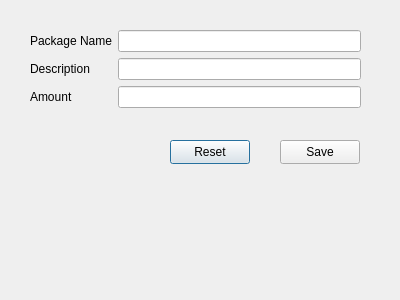
<?xml version="1.0" encoding="UTF-8"?>
<ui version="4.0">
 <class>Addpackage</class>
 <widget class="QDialog" name="Addpackage">
  <property name="windowModality">
   <enum>Qt::WindowModal</enum>
  </property>
  <property name="geometry">
   <rect>
    <x>0</x>
    <y>0</y>
    <width>400</width>
    <height>300</height>
   </rect>
  </property>
  <property name="maximumSize">
   <size>
    <width>400</width>
    <height>300</height>
   </size>
  </property>
  <property name="windowTitle">
   <string>Add Package</string>
  </property>
  <widget class="QWidget" name="formLayoutWidget">
   <property name="geometry">
    <rect>
     <x>30</x>
     <y>30</y>
     <width>331</width>
     <height>94</height>
    </rect>
   </property>
   <layout class="QFormLayout" name="formLayout">
    <item row="0" column="1">
     <widget class="QLineEdit" name="txtPackageName"/>
    </item>
    <item row="0" column="0">
     <widget class="QLabel" name="label">
      <property name="text">
       <string>Package Name</string>
      </property>
     </widget>
    </item>
    <item row="1" column="1">
     <widget class="QLineEdit" name="txtDescription"/>
    </item>
    <item row="1" column="0">
     <widget class="QLabel" name="label_2">
      <property name="text">
       <string>Description</string>
      </property>
     </widget>
    </item>
    <item row="2" column="0">
     <widget class="QLabel" name="label_3">
      <property name="text">
       <string>Amount</string>
      </property>
     </widget>
    </item>
    <item row="2" column="1">
     <widget class="QLineEdit" name="txtAmount"/>
    </item>
   </layout>
  </widget>
  <widget class="QPushButton" name="btnReset">
   <property name="geometry">
    <rect>
     <x>170</x>
     <y>140</y>
     <width>80</width>
     <height>24</height>
    </rect>
   </property>
   <property name="text">
    <string>Reset</string>
   </property>
  </widget>
  <widget class="QPushButton" name="btnSave">
   <property name="geometry">
    <rect>
     <x>280</x>
     <y>140</y>
     <width>80</width>
     <height>24</height>
    </rect>
   </property>
   <property name="text">
    <string>Save</string>
   </property>
  </widget>
 </widget>
 <resources/>
 <connections/>
</ui>
